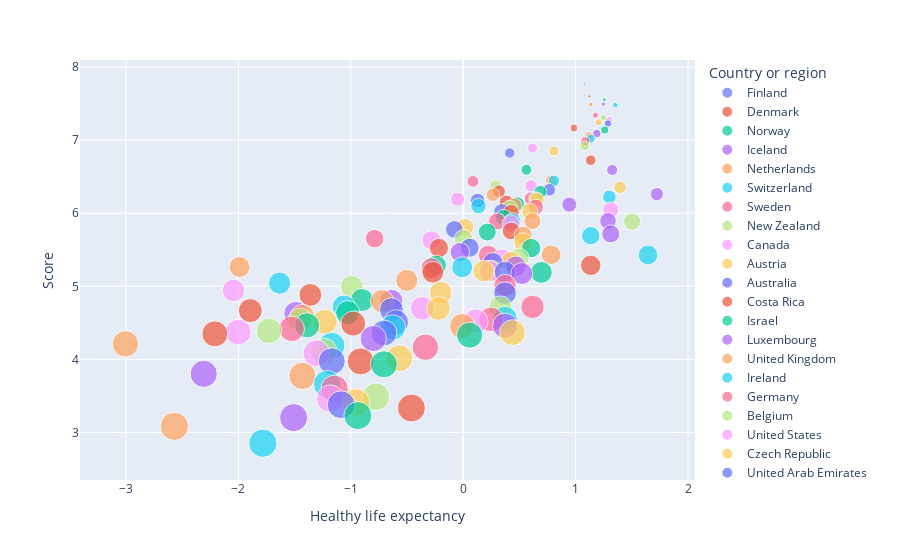

Write notebook code for a chart like this one.
### Markdown cell above
<div style="display: flex; background-color: RGB(245,239,140);" >
<h1 style="margin: auto; padding: 30px; color: black; ">Analyse complémentaire</h1>
</div>

### Code cell
create_scatter(df_scaled, 'Healthy life expectancy',"Score")
